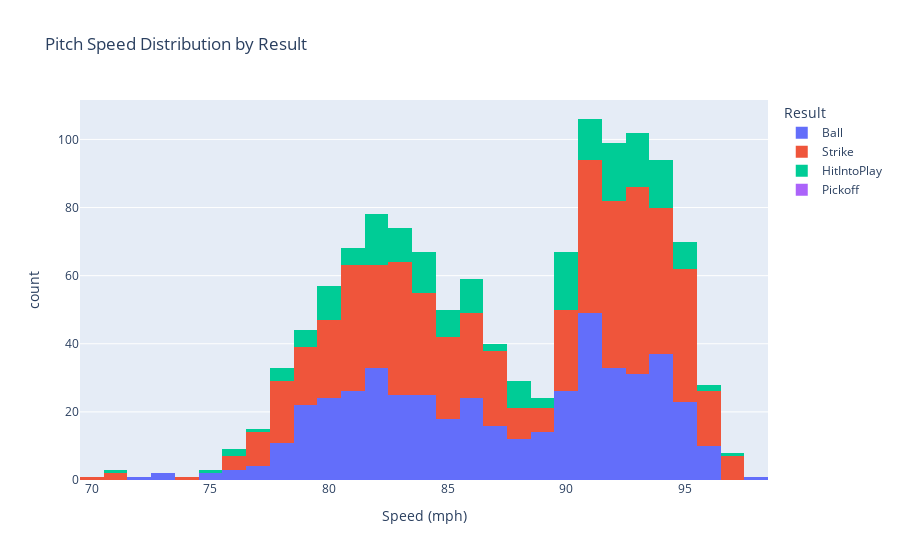

Source (notebook cell):
### Code cell
fig = px.histogram(speed_result_df, x="Speed", color="Result", title="Pitch Speed Distribution by Result")
fig.update_xaxes(title_text="Speed (mph)")
fig.show()

### Figure 1 — Plotly figure (JSON) as saved in the notebook; plotly's stock layout.template omitted (floating-point values rounded to 4 significant figures; data arrays with more than 128 entries replaced by an {"elided": "..."} marker saying what was removed)
{"data": [{"alignmentgroup": "True", "bingroup": "x", "hovertemplate": "Result=Ball<br>Speed=%{x}<br>count=%{y}<extra></extra>", "legendgroup": "Ball", "marker": {"color": "#636efa", "pattern": {"shape": ""}}, "name": "Ball", "offsetgroup": "Ball", "orientation": "v", "showlegend": true, "type": "histogram", "x": {"elided": "472 int values"}, "xaxis": "x", "yaxis": "y"}, {"alignmentgroup": "True", "bingroup": "x", "hovertemplate": "Result=Strike<br>Speed=%{x}<br>count=%{y}<extra></extra>", "legendgroup": "Strike", "marker": {"color": "#EF553B", "pattern": {"shape": ""}}, "name": "Strike", "offsetgroup": "Strike", "orientation": "v", "showlegend": true, "type": "histogram", "x": {"elided": "577 int values"}, "xaxis": "x", "yaxis": "y"}, {"alignmentgroup": "True", "bingroup": "x", "hovertemplate": "Result=HitIntoPlay<br>Speed=%{x}<br>count=%{y}<extra></extra>", "legendgroup": "HitIntoPlay", "marker": {"color": "#00cc96", "pattern": {"shape": ""}}, "name": "HitIntoPlay", "offsetgroup": "HitIntoPlay", "orientation": "v", "showlegend": true, "type": "histogram", "x": {"elided": "184 int values"}, "xaxis": "x", "yaxis": "y"}, {"alignmentgroup": "True", "bingroup": "x", "hovertemplate": "Result=Pickoff<br>Speed=%{x}<br>count=%{y}<extra></extra>", "legendgroup": "Pickoff", "marker": {"color": "#ab63fa", "pattern": {"shape": ""}}, "name": "Pickoff", "offsetgroup": "Pickoff", "orientation": "v", "showlegend": true, "type": "histogram", "x": [null, null, null, null, null, null, null, null, null, null, null, null, null, null, null, null], "xaxis": "x", "yaxis": "y"}], "layout": {"barmode": "relative", "legend": {"title": {"text": "Result"}, "tracegroupgap": 0}, "title": {"text": "Pitch Speed Distribution by Result"}, "xaxis": {"anchor": "y", "domain": [0, 1], "title": {"text": "Speed (mph)"}}, "yaxis": {"anchor": "x", "domain": [0, 1], "title": {"text": "count"}}}}
